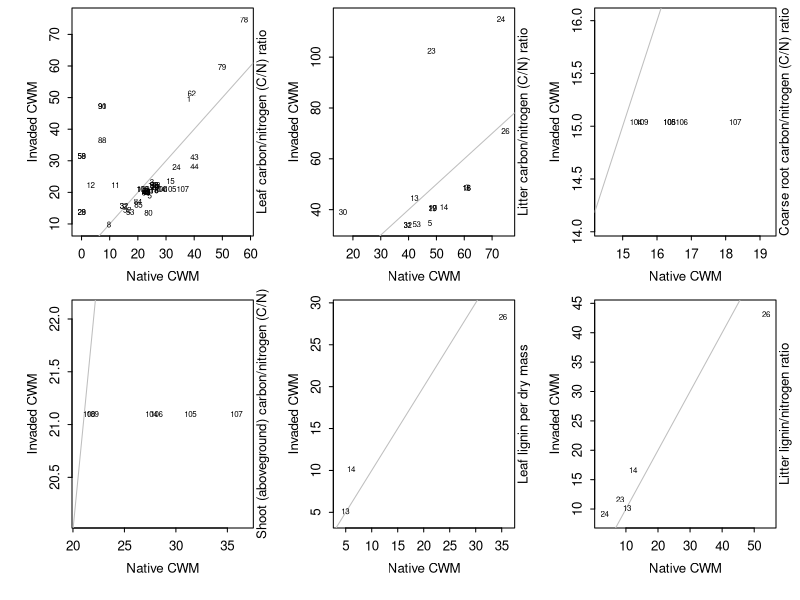
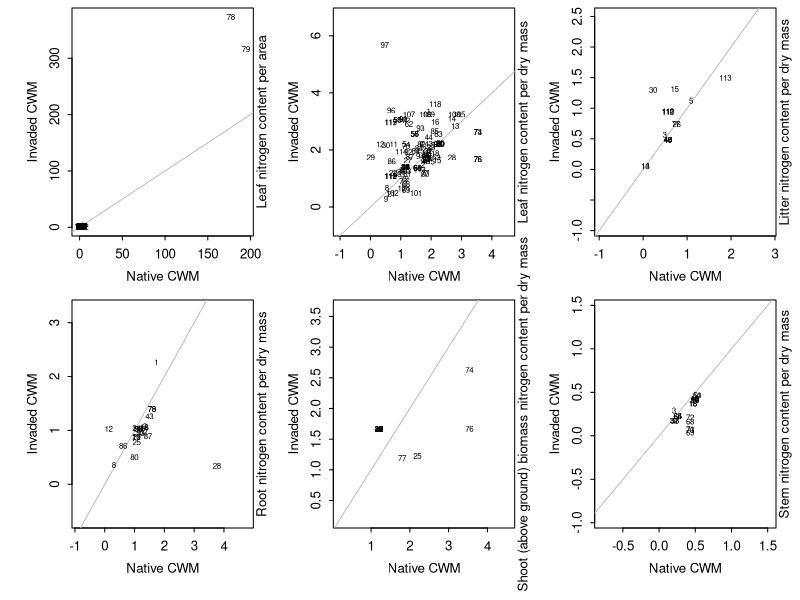
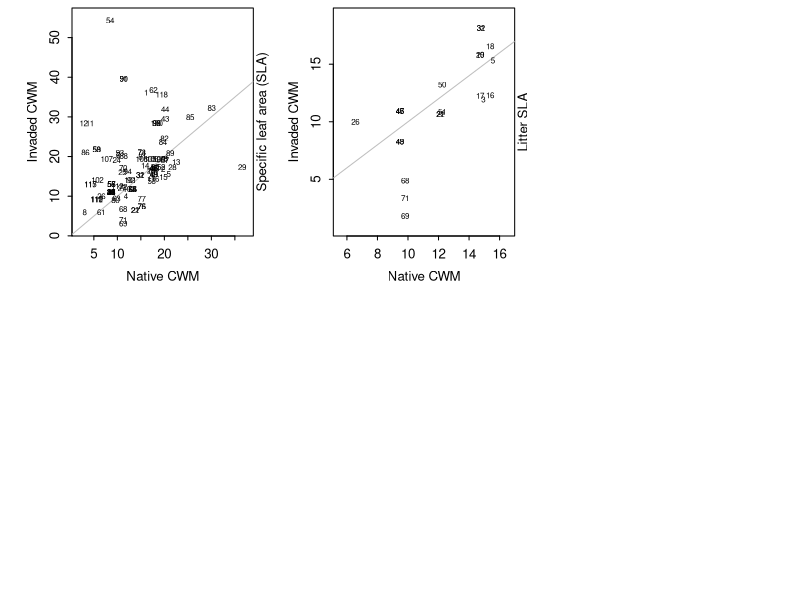
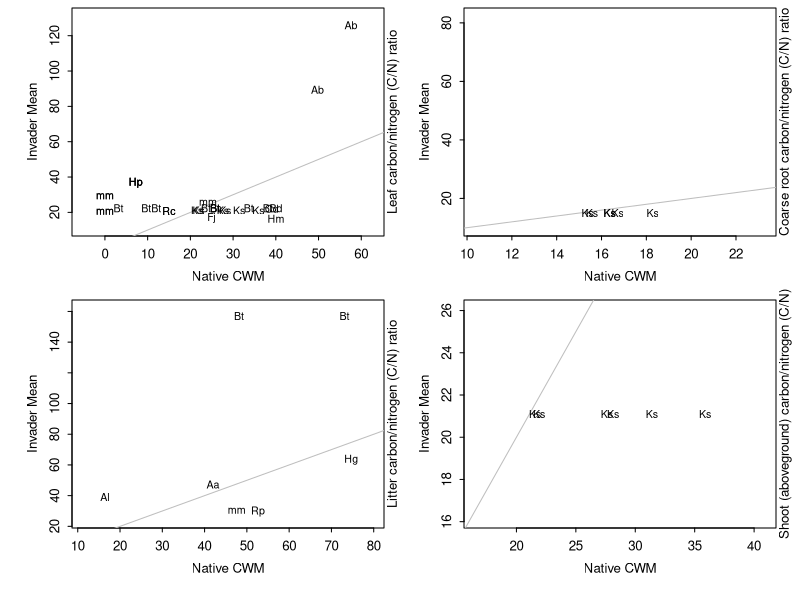
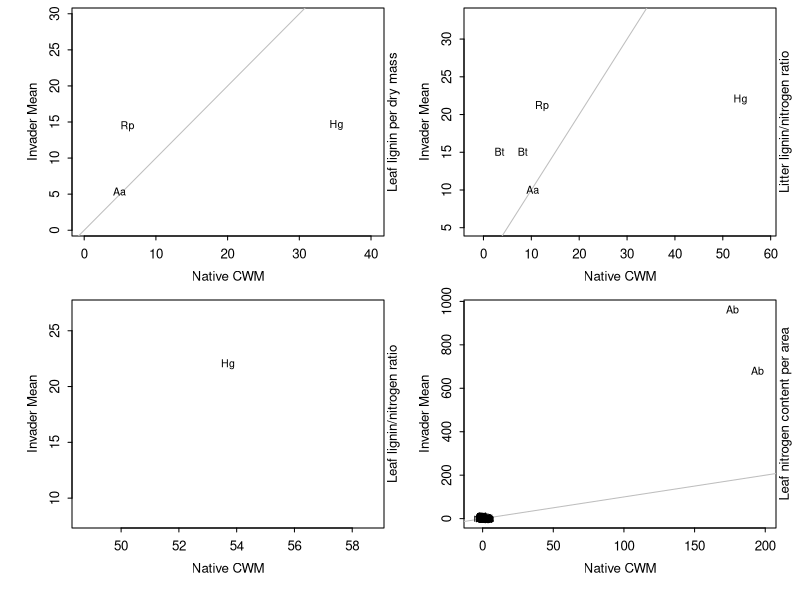
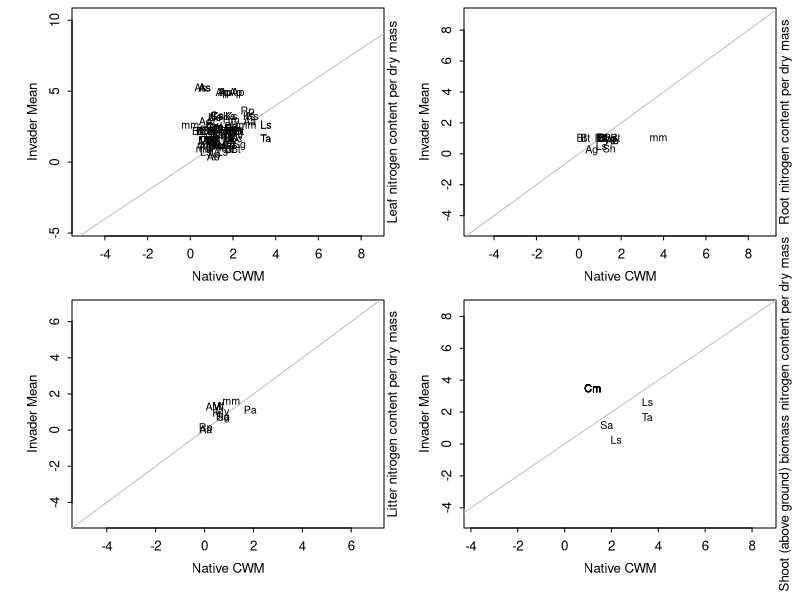
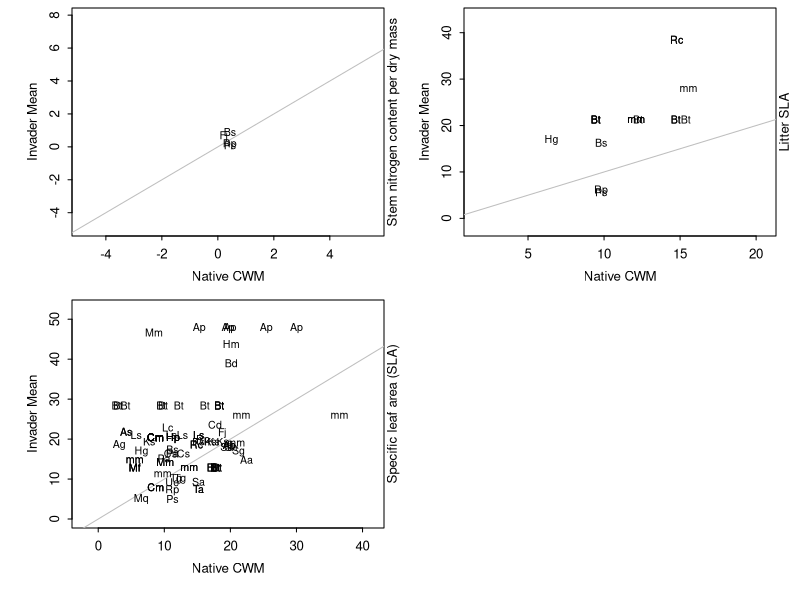
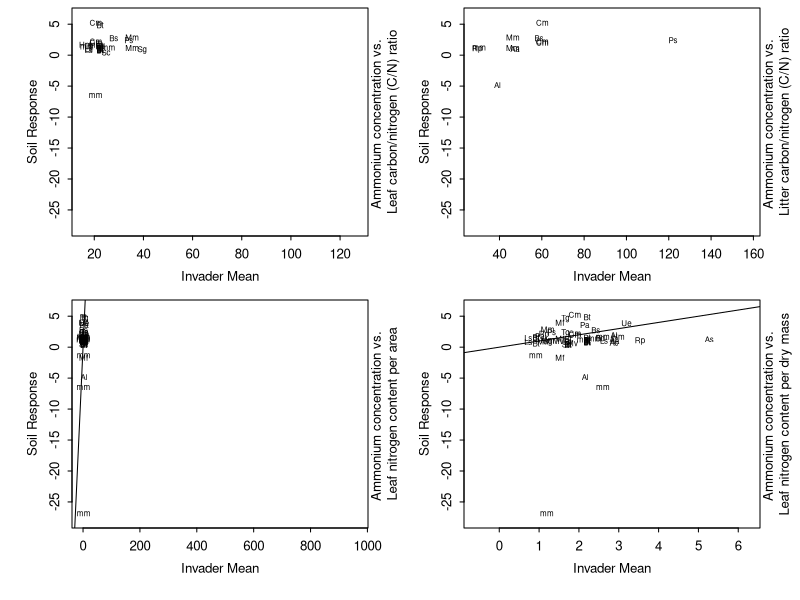

R code for these plots, in order: (Note: this script raises an error after producing the figures.)
#BCG data - parts 4 and 5, preliminary analyses
#########################################################
#(1) Make exploratory plots, loop though trait types: (part 4)
  #calcCWM nat vs calcCWM inv
  #calcCWM nat vs invader_traits
  #soilresps vs invader_traits
  #soilvals vs calcCWM nat
  #soilvals vs invader_traits
  #... also consider how variation in species trait vals within a community contributes to soilvals
#(2) Answer the following questions (part 5)
	#(a) Do invader vals predict the magnitude that soils 'change' due to invasion?
	#(b) Do native CWM vals predict the magnitude that soils 'change' due to invasion?
	#(c) Incorp: invader vals, native CWM vals, invader abundance --> magnitude and direction of soil changes

#need these txt files:
#'natCWMcalc_ex60.txt' -- calculated native CWM vals
#'invadersONLY.txt' -- invader vals
#'resps_soil.txt' -- soil responses

#NOTES on excluded data:
#exclude these obsIDs: 67 and 116
  #obsID 67 - was a greenhouse experiment, before/after comparison so no other spp

#this code will produce these txt files:


#########################################################
#part4
setwd("~/Desktop/MetaAnalysis_R/3_Graphing results")
library(reshape)
library(doBy)

#invader trait values
inv.traits<-read.table('invadersONLY.txt',header=TRUE, sep='\t')

#invaded area community-weighted mean trait values -- reported
invCWMreported<-read.table('invCWMreported.txt',header=TRUE, sep='\t')
#native area community-weighted mean trait values -- reported
natCWMreported<-read.table('natCWMreported.txt',header=TRUE, sep='\t')

#invaded area community-weighted mean trait values -- over 60%
invCWMcalc.ex60<-read.table('invCWMcalc_ex60.txt',sep='\t')
#native area community-weighted mean trait values -- over 60%
natCWMcalc.ex60<-read.table('natCWMcalc_ex60.txt',header=TRUE, sep='\t')

#soil responses - log response ratio (greater than 1 means higher values in invaded areas)
resps.soil<-read.table('resps_soil.txt',header=TRUE, sep='\t')
#native area soil responses
nat.soil<-read.table('nat_soil.txt',header=TRUE, sep='\t')

#measurement id table
traitskey<-read.table("data_traitids_unitconv.txt",header=TRUE,sep="\t")

#########################################################
#########################################################

#(2) Make exploratory plots, loop though trait types:
  #(a) calcCWM nat vs calcCWM inv
  #(b) calcCWM nat vs invader_traits
  #(c) soilresps vs invader_traits
  #(d) soilvals vs calcCWM nat
  #(e) soilvals vs invader_traits
#... also consider how variation in species trait vals within a community contributes to soilvals

#set up pretty trait labels for inv.traits
inv.labs<-colnames(inv.traits)[9:24]
inv.labs1<-as.character(traitskey[3:18,'MeasName'])
#set up pretty trait labels for CWMcalc
CWMcalc.labs<-colnames(invCWMcalc.ex60)[-1]
CWMcalc.labs1<-as.character(traitskey[3:18,'MeasName'])
#set up pretty trait labels for CWMreported
CWMrep.labs<-colnames(invCWMreported)[-1]
CWMrep.labs1<-as.character(traitskey[19:30,'MeasName'])
#set up pretty trait labels for nat.soil and resps.soil
soil.labs<-colnames(nat.soil)[-1]
soil.labs1<-as.character(traitskey[31:42,'MeasName'])


##########################
#(a) calcCWM nat (x) vs calcCWM inv (y)

#Calc meta data
storey<-numeric(0); storex<-numeric(0)
ymat<-invCWMcalc.ex60[,-1]
xmat<-natCWMcalc.ex60[,-1]
dim(ymat); dim(xmat)
#for y
ncols<-dim(ymat)[2] # number of cols
for (i in 1:ncols){ #loop through each col and summarize data
  ny<-sum(!is.na(ymat[,i]), na.rm=T)
  rangey<-range(ymat[,i], na.rm=T)
  rowy<-c(i,colnames(ymat)[i],ny,rangey[1],rangey[2])
  storey<-rbind(storey,rowy)
}
#for x
ncols<-dim(xmat)[2] # number of cols
for (i in 1:ncols){ #loop through each col and summarize data
  nx<-sum(!is.na(xmat[,i]), na.rm=T)
  rangex<-range(xmat[,i], na.rm=T)
  rowx<-c(i,colnames(xmat)[i],nx,rangex[1],rangex[2])
  storex<-rbind(storex,rowx)
}
colnames(storey)<-c('colnum','traitname','n','min','max'); colnames(storex)<-c('colnum','traitname','n','min','max')
metay<-data.frame(storey); metax<-data.frame(storex)
View(metay)
View(metax)
#for y
tcols<-dim(metay)[2]
for (k in 1:tcols){ #loop through each col of 'meta' and covert to the correct datatypes
  if(!k==2){metay[,k]<-as.numeric(as.character(metay[,k]))}
}
metay$longname<-CWMcalc.labs1
#for x
tcols<-dim(metax)[2]
for (k in 1:tcols){ #loop through each col of 'meta' and covert to the correct datatypes
  if(!k==2){metax[,k]<-as.numeric(as.character(metax[,k]))}
}
metax$longname<-CWMcalc.labs1

#subset trait types with >2 points
keepy<-which(metay$n>2); keepx<-which(metax$n>2)
keepy
keepx %in% keepy; keepy %in% keepx #use keepx

#subset desired traits
keeptraits<-keepy


#Plot
par(mfrow = c(2, 3)) #number of panels
par(cex = 0.8) #font size
par(mar = c(4, 4, 0, 1), oma = c(0.5, 0.5, 0.5, 0.5)) #size of inner, outer margins 
par(tcl = -0.25) #length of tick marks
par(mgp = c(2, 0.6, 0))
ncols<-dim(ymat)[2] # number of cols
for (i in 1:ncols){
  if (i %in% keeptraits){
    plot(ymat[,i]~xmat[,i], type='n',
         xlim=c(metax[i,'min']-1,metax[i,'max']+1), 
         ylim=c(metay[i,'min']-1,metay[i,'max']+1), 
         xlab='Native CWM',
         ylab='Invaded CWM'
         ) 
    abline(0,1, col='gray')
    #text(x=xmat[,i],y=ymat[,i],labels=inv.traits$genus, cex=.6)
    text(x=xmat[,i],y=ymat[,i],labels=inv.traits$obsID, cex=.6)
    mtext(metay[metay$colnum==i,'longname'], cex=.8, side=4)
  }
}


##########################
#(b) calcCWM nat (x) vs invader_traits (y)
#########

#Calc meta data
storey<-numeric(0); storex<-numeric(0)
ymat<-inv.traits[,9:24]
xmat<-natCWMcalc.ex60[,-1]
dim(ymat); dim(xmat)
#for y
ncols<-dim(ymat)[2] # number of cols
for (i in 1:ncols){ #loop through each col and summarize data
  ny<-sum(!is.na(ymat[,i]), na.rm=T)
  rangey<-range(ymat[,i], na.rm=T)
  rowy<-c(i,colnames(ymat)[i],ny,rangey[1],rangey[2])
  storey<-rbind(storey,rowy)
}
#for x
ncols<-dim(xmat)[2] # number of cols
for (i in 1:ncols){ #loop through each col and summarize data
  nx<-sum(!is.na(xmat[,i]), na.rm=T)
  rangex<-range(xmat[,i], na.rm=T)
  rowx<-c(i,colnames(xmat)[i],nx,rangex[1],rangex[2])
  storex<-rbind(storex,rowx)
}
colnames(storey)<-c('colnum','traitname','n','min','max'); colnames(storex)<-c('colnum','traitname','n','min','max')
metay<-data.frame(storey); metax<-data.frame(storex)
#for y
tcols<-dim(metay)[2]
for (k in 1:tcols){ #loop through each col of 'meta' and covert to the correct datatypes
  if(!k==2){metay[,k]<-as.numeric(as.character(metay[,k]))}
}
metay$longname<-inv.labs1

#for x
tcols<-dim(metax)[2]
for (k in 1:tcols){ #loop through each col of 'meta' and covert to the correct datatypes
  if(!k==2){metax[,k]<-as.numeric(as.character(metax[,k]))}
}
metax$longname<-CWMcalc.labs1

#subset trait types with >2 points
keepy<-which(metay$n>2); keepx<-which(metax$n>2)
keepy
keepx %in% keepy; keepy %in% keepx #use keepx

#subset desired traits
keeptraits<-keepy

#species initials colors
initlist<-unique(inv.traits$initials)
length(initlist)
initcols<-seq(1,length(initlist))
colids<-data.frame(initlist,initcols)
colornums<-numeric(0)
for (i in 1:dim(inv.traits)[1]){
  rowid<-which(colids$initlist==inv.traits[i,'initials'])
  colornum<-colids[rowid,'initcols']
  colornums<-c(colornums, colornum)
}
inv.traits$color<-colornums

#Plot
par(mfcol = c(2, 2)) #number of panels
par(cex = 0.8) #font size
par(mar = c(4, 4, 0, 1), oma = c(0.5, 0.5, 0.5, 0.5)) #size of inner, outer margins 
par(tcl = -0.25) #length of tick marks
par(mgp = c(2, 0.6, 0))
ncols<-dim(ymat)[2] # number of cols
for (i in 1:length(keeptraits)){
    plot(ymat[,keeptraits[i]]~xmat[,keeptraits[i]], type='n',
         xlim=c(metax[keeptraits[i],'min']-5,metax[keeptraits[i],'max']+5), 
         ylim=c(metay[keeptraits[i],'min']-5,metay[keeptraits[i],'max']+5), 
         xlab='Native CWM',
         ylab='Invader Mean'
    ) 
    abline(0,1, col='gray')
    #abline(lm(ymat[,keeptraits[i]]~xmat[,keeptraits[i]]), lty=2)
    text(x=xmat[,keeptraits[i]],y=ymat[,keeptraits[i]],labels=inv.traits$initials, cex=.8)
    #text(x=xmat[,keeptraits[i]],y=ymat[,keeptraits[i]],labels=inv.traits$obsID, cex=.6)
    mtext(metay[metay$colnum==keeptraits[i],'longname'], side=4, cex=.8)
}


##########################
#(c) soilresps (y) vs invader_traits (x)
#########

#Calc meta data
storey<-numeric(0); storex<-numeric(0)
ymat<-resps.soil[,-1]
xmat<-inv.traits[,9:24]
dim(ymat); dim(xmat)
#for y
ycols<-dim(ymat)[2] # number of cols
for (i in 1:ycols){ #loop through each col and summarize data
  ny<-sum(!is.na(ymat[,i]), na.rm=T)
  rangey<-range(ymat[,i], na.rm=T)
  rowy<-c(i,colnames(ymat)[i],ny,rangey[1],rangey[2])
  storey<-rbind(storey,rowy)
}
#for x
xcols<-dim(xmat)[2] # number of cols
for (i in 1:xcols){ #loop through each col and summarize data
  nx<-sum(!is.na(xmat[,i]), na.rm=T)
  rangex<-range(xmat[,i], na.rm=T)
  rowx<-c(i,colnames(xmat)[i],nx,rangex[1],rangex[2])
  storex<-rbind(storex,rowx)
}
colnames(storey)<-c('colnum','traitname','n','min','max'); colnames(storex)<-c('colnum','traitname','n','min','max')
metay<-data.frame(storey); metax<-data.frame(storex)
#for y
tcols<-dim(metay)[2]
for (k in 1:tcols){ #loop through each col of 'meta' and covert to the correct datatypes
  if(!k==2){metay[,k]<-as.numeric(as.character(metay[,k]))}
}
metay$longname<-soil.labs1
#for x
tcols<-dim(metax)[2]
for (k in 1:tcols){ #loop through each col of 'meta' and covert to the correct datatypes
  if(!k==2){metax[,k]<-as.numeric(as.character(metax[,k]))}
}
metax$longname<-inv.labs1

#subset y categories with >2 points
keepy<-which(metay$n>2)
keepy
keepx<-which(metax$n>2)
keepx

#subset desired traits
#keeptraits
keepsoils<-keepy
keeptraits<-keepx


#Plot
par(mfrow = c(2, 2)) #number of panels
par(cex = 0.8) #font size
par(mar = c(4,4, 0, 2), oma = c(0.5, 0.5, 0.5, 0.5)) #size of inner, outer margins 
par(tcl = -0.25) #length of tick marks
par(mgp = c(2, 0.6, 0))
rows<-numeric(0)
for (j in 1:length(keepsoils)){
    for (i in 1:length(keeptraits)){
      
        d<-cbind(xmat[,i],ymat[,j])
        occup<-rowSums(!is.na(d), na.rm=T)
        n<-length(which(occup==2))
        
        if(n>2){
          
          xname<-metax[metax$colnum==i,'longname']
          yname<-metay[metay$colnum==j,'longname']
          ixnum<-i
          jynum<-j
          row<-c(ixnum, xname, jynum, yname, n)
          rows<-rbind(rows,row)
          
          plot(ymat[,keepsoils[j]]~xmat[,keeptraits[i]], type='n',
               xlim=c(metax[keeptraits[i],'min']-1,metax[keeptraits[i],'max']+1), 
               ylim=c(metay[keepsoils[j],'min']-1,metay[keepsoils[j],'max']+1),
               xlab='Invader Mean',
               ylab='Soil Response') 
          abline(0,1)
          #abline(lm(ymat[,keepsoils[j]]~xmat[,keeptraits[i]]), lty=2)
          #text(x=xmat[,i],y=ymat[,j],labels=inv.traits$genus, cex=.6, offset=0.5, pos=4)
          text(x=xmat[,keeptraits[i]],y=ymat[,keepsoils[j]],labels=inv.traits$initials, cex=.6)
          mtext(paste(metay[metay$colnum==keepsoils[j],'longname'], 
                      metax[metax$colnum==keeptraits[i],'longname'], sep=' vs. \n'), 
                side=4, cex=.8, line=1)
        }
} 
}
colnames(rows)<-c('ixnum','xname', 'jynum', 'yname', 'n')



#########################################################
#########################################################
#########################################################
#########################################################
#part5
library(gplots)
# 
# natcwmcalc<-natCWMcalc.ex60[,-1] #just trait data
# obsIDs<-natCWMcalc.ex60[,1] #pull out obsID vector, length=116
# 
# natcwmrep<-natCWMreported[,-1] #just trait data, but...
# colnames(natcwmrep) #... need to reorganize columns so that they match with calculated CWM trait vals
# colnames(natcwmcalc)
# natcwmrep1<-natcwmrep[,c(3,9,2,8)]
# 
# invtraits<-read.table("invtraits.txt",header=TRUE,sep="\t") # from BGCdata_part4 code
# invvals<-invtraits[,7:32] #just trait data 
# initials<-invtraits$initials #pull out vector of invader initials; 'mm' = multiple invasive species
# invabund<-invtraits[,33:34] #just invader percent abundance in native and invaded areas
# 
# traitskey<-read.table('traitskey1.txt',header=TRUE,sep='\t') # from BGCdata_part4 code
# soilresps<-read.table("soilresps.txt",header=TRUE,sep="\t") # from BGCdata_part3 code
# colnames(soilresps)[1]<-'obsID'
# resps.soil<-soilresps[!soilresps$obsID=='67' & !soilresps$obsID=='116' ,] #exclude 2 studies w/o natives
# resps.soil[resps.soil$obsID=='13','nminz_logRR']<-NA # replace cell with NA
# resps.soil[resps.soil$obsID=='114','nh_logRR']<-NA # replace cell with NA
# resps.soil[resps.soil$obsID=='115','nh_logRR']<-NA # replace cell with NA
# resps.soil[resps.soil$obsID=='13','ammon_logRR']<-NA # replace cell with NA
# resps.soil[resps.soil$obsID=='13','nitrif_logRR']<-NA # replace cell with NA
# dim(resps.soil)
# soil<-resps.soil[,-1] #just soil response data 

#########################################################
#identify desired traits
keeptraits<-c(19,21,25,23)
ktnames<-colnames(invvals)[keeptraits]
keepsoils<-c(3,5,6)
ksnames<-colnames(soil)[keepsoils]

#simplify datasets, accordingly
identifiers<-data.frame(obsIDs, initials, invabund)
natcwmcalc1<-natcwmcalc[keeptraits]
natcwmrep1<-natcwmrep1
invvals1<-invvals[keeptraits]
soil1<-soil[keepsoils]

#########################################################
#########################################################
#########################################################
#(1) Do invader vals (x) predict the magnitude that soils 'change' due to invasion (y)?

#x
xmat<-invvals1 #4 traits
xaxlab<-'Invader Mean'
xnames<-colnames(xmat)
lim1<-c(0,60)
lim2<-c(0,170)
lim3<-c(0,60)
lim4<-c(0,20)
xlims<-cbind(lim1,lim2,lim3,lim4)

#y
ymat<-soil1 #3 soil responses
yaxlab<-'Soil Response'
ynames<-colnames(ymat)
lim1<-c(-5,5)
lim2<-c(-3,3)
lim3<-c(-2,2)
ylims<-cbind(lim1,lim2,lim3)

#function for consolidating regression info
lmfitTab<-function(fit){
  coefs<-summary(fit)$coefficients
  coefmat<-round(coefs, digits=2)
  r2<-c(round(summary(fit)$r.squared, digits=2),NA,NA,NA)
  coeftab<-rbind(coefmat,r2)
  return(coeftab)
}

#prep paired xy datasets
datavecs<-list()
limvecs<-list()
namevecs<-list()
index<-numeric(0)
for (j in 1:ncol(ymat)){ #loop through soil responses (y)
  for (i in 1:ncol(xmat)){ #loop through traits (x)
    counter<-i+5*j
    index<-c(index,counter)
    
    #xy pair per panel
    x<-xmat[,i]
    y<-ymat[,j]
    data<-data.frame(x,y)
    colnames(data)<-c(xnames[i],ynames[j])
    datavecs[[i+5*j]]<-data
    
    #xy lims per panel
    xlim<-xlims[,i]
    ylim<-ylims[,j]
    lim<-data.frame(xlim,ylim)
    colnames(lim)<-c(xnames[i],ynames[j])
    limvecs[[i+5*j]]<-lim
    
    #xy names per panel
    xn<-xnames[i]
    yn<-ynames[j]
    n<-data.frame(xn,yn)
    namevecs[[i+5*j]]<-n
  }
}
pairs<-list()
lims<-list()
ns<-list()
for (k in 1:length(index)){
  pair<-datavecs[index[k]] #condense list of pairs to 1:12
  pairs[k]<-pair
  lim1<-limvecs[index[k]] #condense list of lims to 1:12
  lims[k]<-lim1
  n<-namevecs[index[k]] #condense list of names to 1:12
  ns[k]<-n
}
names(pairs)<-paste('panel',seq(1,12,1))
names(lims)<-paste('panel',seq(1,12,1))
names(ns)<-paste('panel',seq(1,12,1))

#axes
xat<-list()
yat<-list()
for (i in 1:length(lims)){
  df<-lims[[i]]
  xls<-df[,1]
  yls<-df[,2]
  xat[[i]]<-seq(xls[1],xls[2], by=20)
  yat[[i]]<-seq(yls[1],yls[2], by=2)
}
#str(xat)
#str(yat)

#plotting parameters
par(mfrow = c(2, 2)) #number of panels
par(cex = 0.8) #font size
par(mar = c(3, 3, 1, 1), oma = c(0.5, 0.5, 0.5, 0.5)) #margins: inner and outer (bottom, left, top, right)
par(tcl = -0.25) #length of tick marks
par(mgp = c(2, 0.6, 0)) #margins: axis title, labels, line

#summary and plot loops, 1 iteration = 1 panel
summats<-list()
coeftabs<-list()
for (i in 1:length(pairs)){
  #estb dataset
  d<-pairs[[i]]
  x<-d[,1]
  y<-d[,2]
  data<-data.frame(x,y)
  l<-lims[[i]]
  xlims<-l[,1]
  ylims<-l[,2]
  n<-ns[[i]]
  xname<-n[1]
  yname<-n[2]
  
  #summarize
  summats[[i]]<-matrix(data= c(range(x, na.rm=T),mean(x, na.rm=T),
                               range(y, na.rm=T), mean(y, na.rm=T)),
                       nrow=2, ncol=3, byrow=T)
  #evalutate lm fit
  fit<-lm(y~x, data=data)
  coeftab<-lmfitTab(fit)
  coeftabs[[i]]<-coeftab
  
  #plot
  plot(y~x, type='n', axes = FALSE,
       xlim=xlims, 
       ylim=ylims,
       xlab=xname,
       ylab=yname) 
  box()
  text(y=y,x=x,labels=initials, cex=.6) #add 'points'
  mtext(letters[i], #add panel letters
        side = 3, line = -1.5, adj = 0.05, cex = 1, font=2) 
  #regression lines
  if(coeftab[2,4]<0.1){
    abline(fit, lty=2)
    mtext(paste('r^2 = ',coeftab[3,1]), #r2 value
          side = 3, line = -1.5, adj = 0.05) 
  }
  #x-axes
  if (i %in% c(2, 4)){ 
    axis(1, at = xat[[i]])
    mtext("Plant type", side = 1, outer = F, cex = 1, adj= 0.55, line=2.2)
  }
  #y-axes
  if (i %in% c(2, 4)){ 
    axis(2, at = yat[[i]])
    mtext(respnames[i], side = 2, outer = F, cex = 1, line=2.2)
  }
  
  
}




#########################################################
#########################################################
#########################################################
#(2) Do (calculated) native CWM vals (x) predict the magnitude that soils 'change' due to invasion (y)?
####
#compare x1 and x2
matches<-list()
pairs<-list()
for (i in 1:ncol(natcwmcalc1)){
  fill1<-which(!is.na(natcwmcalc1[,i]))
  fill2<-which(!is.na(natcwmrep1[,i]))
  matches[[i]]<-fill1[fill1 %in% fill2]
  pair<-cbind(matches[[i]],natcwmcalc1[matches[[i]],i],natcwmrep1[matches[[i]],i])
  colnames(pair)<-c('obsID','cwmcalc','cwmrep')
  pairs[[i]]<-pair
}
names(pairs)<-colnames(invvals1)
names(matches)<-colnames(invvals1)
pairs

#x
xmat<-natcwmcalc1 #4 traits
xaxlab<-'Native CW-Mean'
xnames<-colnames(xmat)
lim1<-c(0,60)
lim2<-c(0,100)
lim3<-c(0,35)
lim4<-c(0,10)
xlims<-cbind(lim1,lim2,lim3,lim4)

#x2
xmat2<-natcwmrep1 #4 traits
xaxlab2<-'Reported Native CW-Mean'
xnames2<-colnames(xmat)

#y
ymat<-soil1 #3 soil responses
yaxlab<-'Soil Response'
ynames<-colnames(ymat)
lim1<-c(-5,5)
lim2<-c(-5,5)
lim3<-c(-5,5)
ylims<-cbind(lim1,lim2,lim3)

#plotting parameters
par(mfrow = c(2, 4)) #number of panels
par(cex = 0.8) #font size
par(mar = c(3, 3, 1, 1), oma = c(0.5, 0.5, 0.5, 0.5)) #margins: inner and outer (bottom, left, top, right)
par(tcl = -0.25) #length of tick marks
par(mgp = c(2, 0.6, 0)) #margins: axis title, labels, line

#plot
for (j in 1:ncol(ymat)){ #loop through soil responses (y)
  for (i in 1:ncol(xmat)){ #loop through traits (x)
    
    fit<-lm(ymat[,j]~xmat[,i])
    coefs<-summary(fit)$coefficients
    coeftab<-round(coefs[,c(1,4)], digits=2)
    r2.row<-c('',round(summary(fit)$r.squared, digits=2))
    coeftab<-rbind(coeftab,rep('',2),r2.row)
    rownames(coeftab)<-c('Intercept','Slope','','R.squared')
    
    #textplot(coeftab, halign='right',cex = 0.8, cmar = 0.25, rmar = 0.5) 
    
    plot(ymat[,j]~xmat[,i], type='n',
         xlim=xlims[,i], 
         ylim=ylims[,j],
         xlab=paste(xaxlab,xnames[i], sep=' = '),
         ylab=paste(yaxlab,ynames[j], sep=' = ')) 
    abline(fit, lty=2)
    text(y=ymat[,j],x=xmat[,i],labels=obsIDs, cex=.6)
    text(y=ymat[,j],x=xmat2[,i],labels=obsIDs, cex=.6, col=2)
  } 
}

#########################################################
